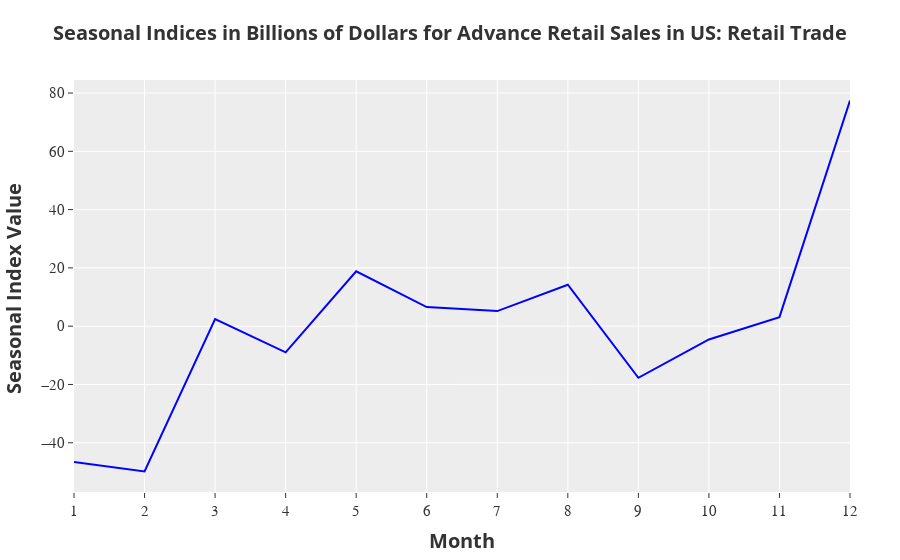

The notebook cell saved with this chart:
### Code cell
# Set the template to ggplot2
pio.templates.default = "ggplot2"

# Create a trace for the seasonal indices
trace = go.Scatter(x=list(range(1, len(seasonal_indices_df.iloc[:,0]) + 1)),
                   y=seasonal_indices_df.iloc[:,0],
                   mode='lines',
                   line=dict(color='blue', width=2),
                   name='Seasonal Indices',
                   text=[f"{round(index, 2)}" for index in seasonal_indices_df.iloc[:,0]])

# Create a trace for the annotations
annotations = []
for index, row in seasonal_indices_df.iterrows():
    annotations.append(dict(x=index + 1, y=row['seasonal_indices'], text=f"{row['seasonal_indices']}",
                            font=dict(size=10)))

# Create a layout for the plot
layout = go.Layout(title=dict(text="<b>Seasonal Indices in Billions of Dollars for Advance Retail Sales in US: Retail Trade</b> ", font=dict(size=20)),
                   xaxis=dict(title=dict(text='<b>Month</b>', font=dict(size=20)),
                              tickfont=dict(size=15),
                              dtick=1),
                   yaxis=dict(title=dict(text='<b>Billions of 2023 Dollars </b>', font=dict(size=20)),
                              tickfont=dict(size=15)),
                   hovermode='x',
                   hoverlabel=dict(bgcolor='white', font=dict(size=15)),
                   margin=dict(l=50, r=50, t=80, b=50),
                   legend=dict(x=0.05, y=0.95, bgcolor='white', bordercolor='gray', borderwidth=1, font=dict(size=12)))

# Create a figure and plot the data
fig = go.Figure(data=[trace], layout=layout)
fig.update_yaxes(tickfont_family="Arial Black")
fig.update_xaxes(tickfont_family="Arial Black")

def hovertext(value, percent):
    if value > 0:
        return f"<b>Change: <span style='color:green'>{value} ({percent}%)</span></b>"
    else:
        return f"<b>Change: <span style='color:red'>{value} ({percent}%)</span></b>"

# fig.update_traces(hovertemplate='%{y:.2f}<extra></extra>')
fig.update_traces(text=[hovertext(value, percent) if pd.notna(value) else 'N/A' for value, percent in zip(seasonal_indices_df.iloc[:,1], seasonal_indices_df.iloc[:,2])])
fig.show()

### Figure 1 — Plotly figure (JSON) as saved in the notebook; plotly's stock layout.template omitted (floating-point values rounded to 4 significant figures)
{"data": [{"line": {"color": "blue", "width": 2}, "mode": "lines", "name": "Seasonal Indices", "text": ["N/A", "<b>Change: <span style='color:red'>-3.19 (6.84%)</span></b>", "<b>Change: <span style='color:green'>52.29 (104.93%)</span></b>", "<b>Change: <span style='color:red'>-11.44 (465.94%)</span></b>", "<b>Change: <span style='color:green'>27.83 (309.72%)</span></b>", "<b>Change: <span style='color:red'>-12.27 (65.12%)</span></b>", "<b>Change: <span style='color:red'>-1.4 (21.38%)</span></b>", "<b>Change: <span style='color:green'>9.04 (174.94%)</span></b>", "<b>Change: <span style='color:red'>-31.92 (224.72%)</span></b>", "<b>Change: <span style='color:green'>13.15 (74.23%)</span></b>", "<b>Change: <span style='color:green'>7.66 (167.87%)</span></b>", "<b>Change: <span style='color:green'>74.3 (2397.7%)</span></b>"], "type": "scatter", "x": [1, 2, 3, 4, 5, 6, 7, 8, 9, 10, 11, 12], "y": [-46.64, -49.83, 2.46, -8.99, 18.84, 6.57, 5.17, 14.21, -17.72, -4.57, 3.1, 77.4]}], "layout": {"hoverlabel": {"bgcolor": "white", "font": {"size": 15}}, "hovermode": "x", "legend": {"bgcolor": "white", "bordercolor": "gray", "borderwidth": 1, "font": {"size": 12}, "x": 0.05, "y": 0.95}, "margin": {"b": 50, "l": 50, "r": 50, "t": 80}, "title": {"font": {"size": 20}, "text": "<b>Seasonal Indices in Billions of Dollars for Advance Retail Sales in US: Retail Trade</b> "}, "xaxis": {"dtick": 1, "tickfont": {"family": "Arial Black", "size": 15}, "title": {"font": {"size": 20}, "text": "<b>Month</b>"}}, "yaxis": {"tickfont": {"family": "Arial Black", "size": 15}, "title": {"font": {"size": 20}, "text": "<b>Seasonal Index Value </b>"}}}}
